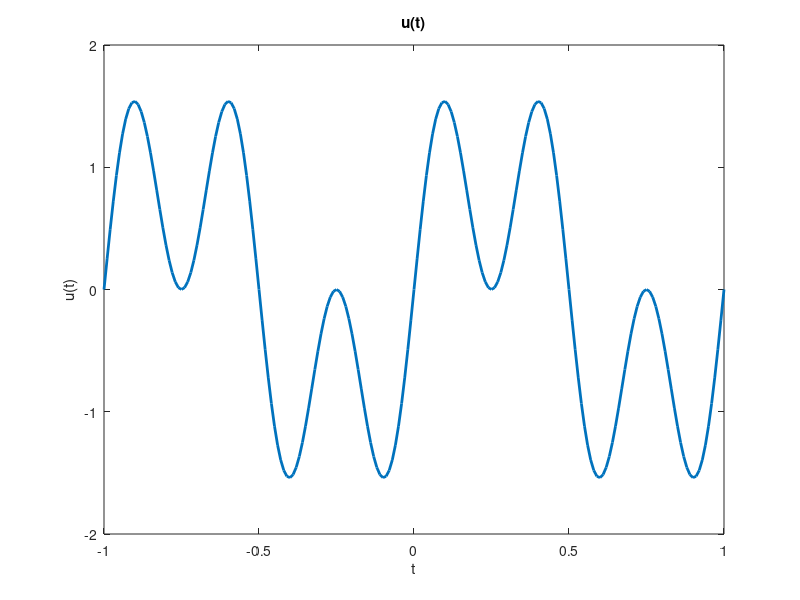

The MATLAB script that drew this image: (Note: this script raises an error after producing the figure.)
%1.3 Changing T

load('Q1_3.mat');

% Define u(t)
ut = sin(2*pi*t) + sin(6*pi*t);
ut(abs(t) >= 1) = 0;

% Plot u(t)
figure;
plot(t, ut, 'LineWidth', 2);
xlabel('t');
ylabel('u(t)');
title('u(t)')

% Find smallest n and T
nmin = 6;
Tvalues = 0:0.5:6;
errors = zeros(1, length(Tvalues));

% Calculate Error
for i = 1:length(Tvalues)
    [uh, ~] = ffs(ut, t, nmin, Tvalues(i));
    errors(i) = trapz(t, abs(ut - real(uh)).^2);
end

% Plot Error
figure;
plot(Tvalues, errors, 'LineWidth', 2);
xlabel('T Values');
ylabel('Error (Square Error)');
title('Variation Of Square Error As A Function Of T Values')

%The smallest value of T for which the square error is zero is T=2.

%All coefficients in the Fourier series of u(t) have non-zero values when n
%goes to infinity. The Fourier series converges slowly as a result of the
%sharp discontinuities in u(t) at t = |1|. Since the slow convergence 
%prevents the Fourier coefficients from decaying to zero as n rises, all of
%the coefficients help to approximate u(t). However, the higher frequency 
%components have less of an effect on the signals overall structure 
%because the coefficients amplitudes decline with frequency.

